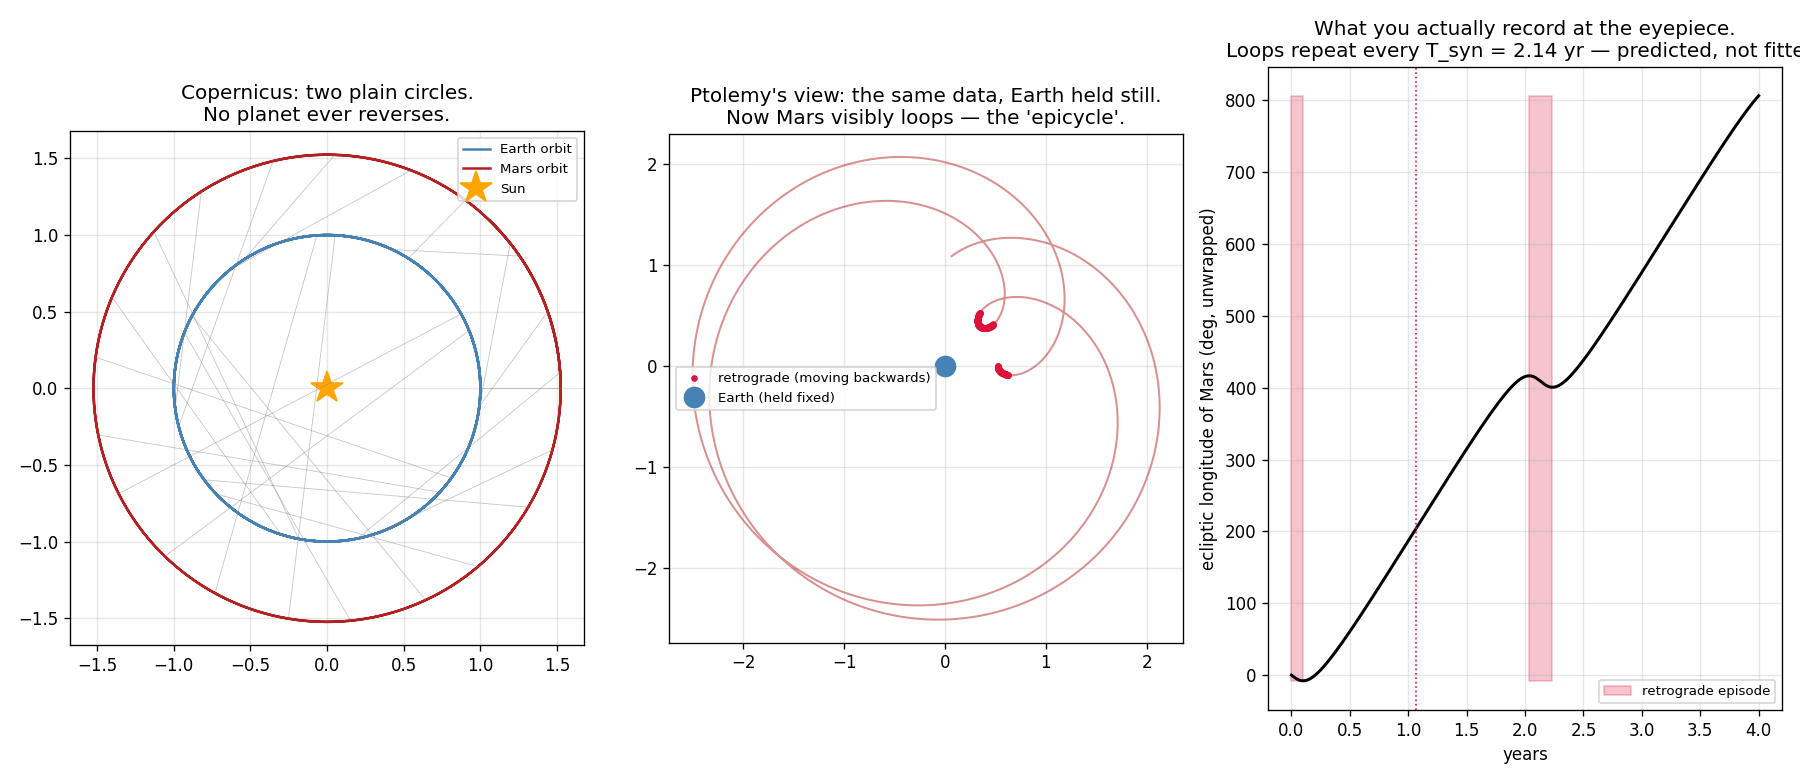

This figure's Python source:
"""Mars walks backwards — the single observation that broke the geocentric universe.

For a few weeks every ~2 years, Mars stops against the stars, reverses, loops,
and resumes. Ptolemy explained it with epicycles: Mars really does loop. Copernicus
explained it with parallax: Mars never loops, WE overtake it on the inside track,
the way a fast car makes a slow one appear to slide backwards.

Both reproduce the observations. That's the point — and the trap. What killed
geocentrism was not this data but the fact that Copernicus needed no free
parameters here: the loop's timing and size fall out of the orbital periods, which
were already known. Ptolemy needed one hand-tuned epicycle per planet.

    phenomenon:   Mars' apparent path on the sky reverses direction
    simulation:   two circular heliocentric orbits (Earth 1.0 AU, Mars 1.524 AU)
    dissection:   project onto the sky as seen from Earth — subtract the vectors
    formula:      the loop happens exactly at OPPOSITION, and its period is the
                  synodic period  1/T_syn = 1/T_earth − 1/T_mars = 1/(2.14 yr)
"""
from pathlib import Path

import matplotlib.pyplot as plt
import numpy as np
import torch

# --- the two orbits (Copernicus' entire input: radii and periods) ---
A_EARTH, T_EARTH = 1.000, 1.0000     # AU, years
A_MARS,  T_MARS  = 1.524, 1.8808

t = torch.linspace(0, 4.0, 2000, dtype=torch.float64)     # 4 years

earth = torch.stack([A_EARTH * torch.cos(2 * np.pi * t / T_EARTH),
                     A_EARTH * torch.sin(2 * np.pi * t / T_EARTH)], dim=1)
mars = torch.stack([A_MARS * torch.cos(2 * np.pi * t / T_MARS),
                    A_MARS * torch.sin(2 * np.pi * t / T_MARS)], dim=1)

# --- dissection: what an Earthbound observer sees is the DIFFERENCE vector ---
rel = mars - earth                                  # geocentric position of Mars
lon = torch.atan2(rel[:, 1], rel[:, 0])             # ecliptic longitude on the sky
lon_unwrapped = torch.from_numpy(np.unwrap(lon.numpy()))

# Retrograde = apparent longitude decreasing. Get the orbital velocities from
# autograd rather than differentiating by hand — this is Newton's fluxion, modernized.
tt = t.clone().requires_grad_(True)
pos_e = torch.stack([A_EARTH * torch.cos(2 * np.pi * tt / T_EARTH),
                     A_EARTH * torch.sin(2 * np.pi * tt / T_EARTH)], dim=1)
pos_m = torch.stack([A_MARS * torch.cos(2 * np.pi * tt / T_MARS),
                     A_MARS * torch.sin(2 * np.pi * tt / T_MARS)], dim=1)
# Each coordinate depends only on its own time sample, so summing before backward
# gives every sample's velocity in one pass.
vel_e = torch.stack([torch.autograd.grad(pos_e[:, k].sum(), tt, retain_graph=True)[0]
                     for k in (0, 1)], dim=1)
vel_m = torch.stack([torch.autograd.grad(pos_m[:, k].sum(), tt, retain_graph=True)[0]
                     for k in (0, 1)], dim=1)
vrel = (vel_m - vel_e).detach()

# Apparent angular velocity of Mars on the sky: dλ/dt = (x·ẏ − y·ẋ) / (x² + y²).
# Negative means it is sliding backwards through the constellations.
dlam_dt = (rel[:, 0] * vrel[:, 1] - rel[:, 1] * vrel[:, 0]) / (rel**2).sum(1)

retro = dlam_dt < 0
print(f"Mars is retrograde {100 * retro.double().mean():.1f}% of the time")

# --- formula: the synodic period predicts when it happens ---
T_syn = 1.0 / (1.0 / T_EARTH - 1.0 / T_MARS)
print(f"synodic period  1/T_syn = 1/{T_EARTH} − 1/{T_MARS}  →  T_syn = {T_syn:.3f} yr")

# find the midpoints of each retrograde episode
edges = np.diff(retro.numpy().astype(int))
starts = np.where(edges == 1)[0]
ends = np.where(edges == -1)[0]
n_ep = min(len(starts), len(ends))
mids = [(t[starts[i]].item() + t[ends[i]].item()) / 2 for i in range(n_ep)]
if len(mids) > 1:
    print(f"measured spacing between retrograde loops = "
          f"{np.mean(np.diff(mids)):.3f} yr   (predicted {T_syn:.3f} yr)")
# at opposition, Earth–Sun–Mars are aligned: check the Sun-relative angle
for i, mid in enumerate(mids):
    k = int(torch.argmin(torch.abs(t - mid)))
    ang = torch.rad2deg(torch.atan2(mars[k, 1], mars[k, 0])
                        - torch.atan2(earth[k, 1], earth[k, 0])).item() % 360
    print(f"  loop {i+1} centred at t = {mid:.2f} yr → Sun-centred Earth–Mars angle "
          f"= {min(ang, 360-ang):5.1f}°   (0° = opposition)")

# --- visualization ---
fig = plt.figure(figsize=(15, 6.5))
ax1 = fig.add_subplot(1, 3, 1)
ax2 = fig.add_subplot(1, 3, 2)
ax3 = fig.add_subplot(1, 3, 3)

# Panel 1 — the Copernican truth: two circles, nothing loops
ax1.plot(earth[:, 0], earth[:, 1], color="steelblue", lw=1.5, label="Earth orbit")
ax1.plot(mars[:, 0], mars[:, 1], color="firebrick", lw=1.5, label="Mars orbit")
ax1.plot(0, 0, "*", color="orange", ms=20, label="Sun")
for k in range(0, 2000, 90):                 # sight lines Earth → Mars
    ax1.plot([earth[k, 0], mars[k, 0]], [earth[k, 1], mars[k, 1]],
             color="gray", lw=0.5, alpha=0.45)
ax1.set_aspect("equal")
ax1.set_title("Copernicus: two plain circles.\nNo planet ever reverses.")
ax1.legend(fontsize=8, loc="upper right")
ax1.grid(alpha=0.3)

# Panel 2 — the geocentric appearance: the loop
geo = rel.numpy()
ax2.plot(geo[:, 0], geo[:, 1], color="firebrick", lw=1.2, alpha=0.5)
ax2.scatter(geo[retro, 0], geo[retro, 1], s=9, color="crimson", zorder=5,
            label="retrograde (moving backwards)")
ax2.plot(0, 0, "o", color="steelblue", ms=12, label="Earth (held fixed)")
ax2.set_aspect("equal")
ax2.set_title("Ptolemy's view: the same data, Earth held still.\n"
              "Now Mars visibly loops — the 'epicycle'.")
ax2.legend(fontsize=8)
ax2.grid(alpha=0.3)

# Panel 3 — the observable: longitude vs time
ax3.plot(t, torch.rad2deg(lon_unwrapped), color="black", lw=1.8)
ax3.fill_between(t, torch.rad2deg(lon_unwrapped).min(), torch.rad2deg(lon_unwrapped).max(),
                 where=retro, color="crimson", alpha=0.25, label="retrograde episode")
for mid in mids:
    ax3.axvline(mid, color="crimson", ls=":", lw=1)
ax3.set_xlabel("years")
ax3.set_ylabel("ecliptic longitude of Mars (deg, unwrapped)")
ax3.set_title(f"What you actually record at the eyepiece.\n"
              f"Loops repeat every T_syn = {T_syn:.2f} yr — predicted, not fitted.")
ax3.legend(fontsize=8)
ax3.grid(alpha=0.3)

plt.tight_layout()
out = Path(__file__).with_suffix(".png")
plt.savefig(out, dpi=120)
print(f"Saved: {out}")
